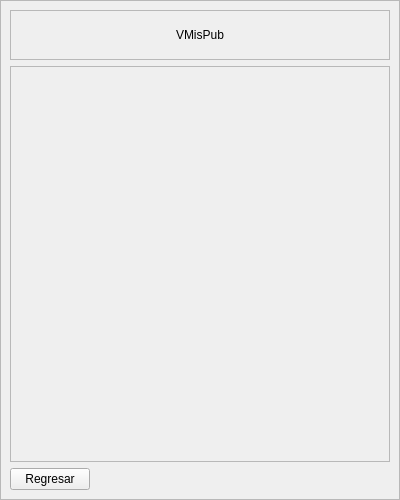
<?xml version="1.0" encoding="UTF-8"?>
<ui version="4.0">
 <class>VMisPub</class>
 <widget class="QMainWindow" name="VMisPub">
  <property name="geometry">
   <rect>
    <x>0</x>
    <y>0</y>
    <width>400</width>
    <height>500</height>
   </rect>
  </property>
  <property name="maximumSize">
   <size>
    <width>400</width>
    <height>500</height>
   </size>
  </property>
  <property name="windowTitle">
   <string>MainWindow</string>
  </property>
  <widget class="QWidget" name="centralwidget">
   <layout class="QVBoxLayout" name="verticalLayout">
    <property name="spacing">
     <number>0</number>
    </property>
    <property name="leftMargin">
     <number>0</number>
    </property>
    <property name="topMargin">
     <number>0</number>
    </property>
    <property name="rightMargin">
     <number>0</number>
    </property>
    <property name="bottomMargin">
     <number>0</number>
    </property>
    <item>
     <widget class="QFrame" name="frame">
      <property name="frameShape">
       <enum>QFrame::StyledPanel</enum>
      </property>
      <property name="frameShadow">
       <enum>QFrame::Raised</enum>
      </property>
      <layout class="QVBoxLayout" name="verticalLayout_2">
       <item>
        <widget class="QFrame" name="frame_2">
         <property name="maximumSize">
          <size>
           <width>16777215</width>
           <height>50</height>
          </size>
         </property>
         <property name="frameShape">
          <enum>QFrame::StyledPanel</enum>
         </property>
         <property name="frameShadow">
          <enum>QFrame::Raised</enum>
         </property>
         <layout class="QHBoxLayout" name="horizontalLayout">
          <item alignment="Qt::AlignHCenter">
           <widget class="QLabel" name="label">
            <property name="styleSheet">
             <string notr="true">font: 700 20pt &quot;Inter&quot;;
border-bottom: 1px solid black;</string>
            </property>
            <property name="text">
             <string>VMisPub</string>
            </property>
           </widget>
          </item>
         </layout>
        </widget>
       </item>
       <item>
        <widget class="QFrame" name="frame_publicaciones">
         <property name="frameShape">
          <enum>QFrame::StyledPanel</enum>
         </property>
         <property name="frameShadow">
          <enum>QFrame::Raised</enum>
         </property>
        </widget>
       </item>
       <item alignment="Qt::AlignLeft">
        <widget class="QPushButton" name="btn_regresar">
         <property name="styleSheet">
          <string notr="true">font: 10pt &quot;Inter&quot;;</string>
         </property>
         <property name="text">
          <string>Regresar</string>
         </property>
        </widget>
       </item>
      </layout>
     </widget>
    </item>
   </layout>
  </widget>
 </widget>
 <resources/>
 <connections/>
</ui>
